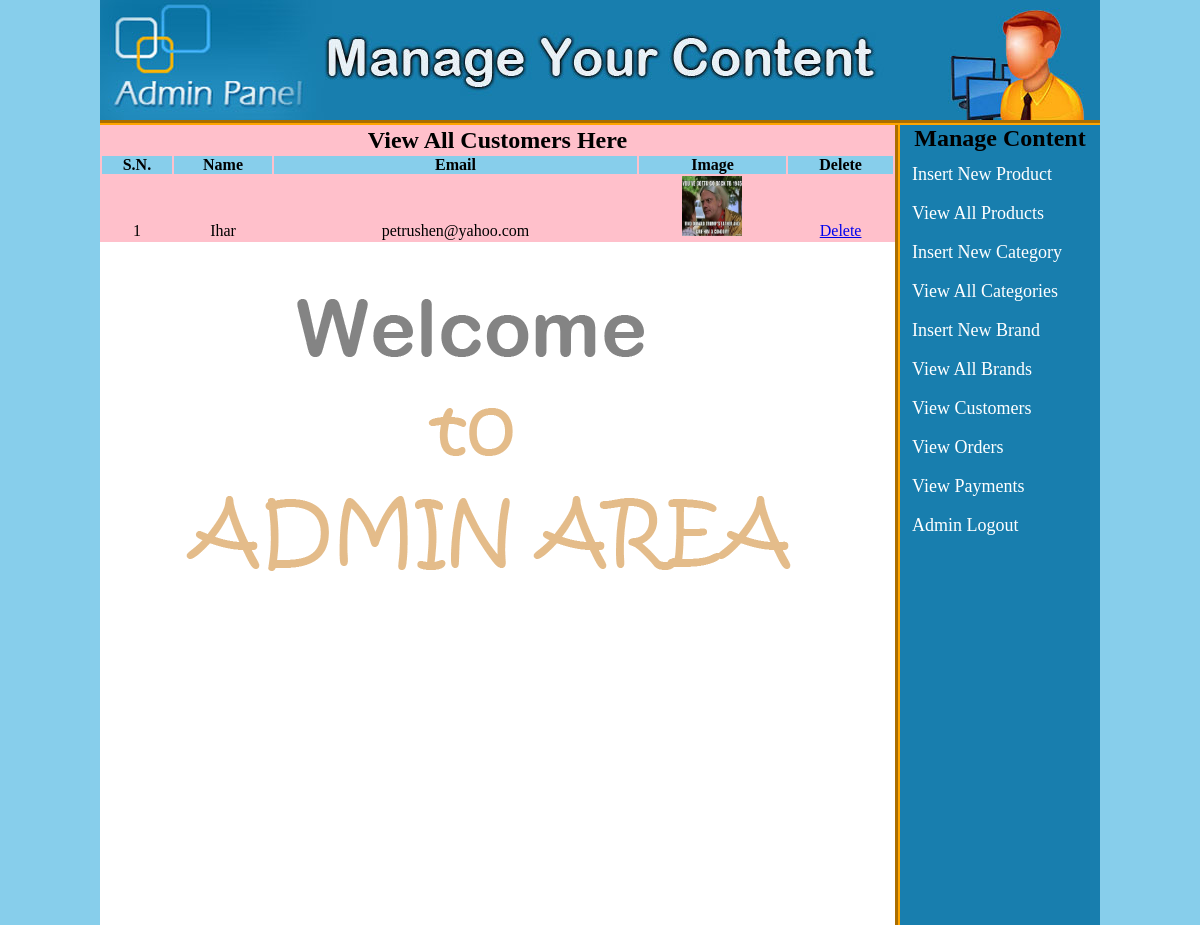
/myshop/admin_area/index.php?view_customers (signed in), run on the app's committed database.
### tables this page shows
CREATE TABLE IF NOT EXISTS `customers` (
  `customer_id` int(10) NOT NULL AUTO_INCREMENT,
  `customer_ip` varchar(255) NOT NULL,
  `customer_name` text NOT NULL,
  `customer_email` varchar(100) NOT NULL,
  `customer_pass` varchar(100) NOT NULL,
  `customer_country` text NOT NULL,
  `customer_city` text NOT NULL,
  `customer_contact` varchar(255) NOT NULL,
  `customer_address` text NOT NULL,
  `customer_image` text NOT NULL,
  PRIMARY KEY (`customer_id`)
);

### myshop/admin_area/view_customers.php (the view)
<?php
if(!isset($_SESSION['user_email'])){
	echo "<script>window.open('login.php?not_admin=You are not an Admin!','_self')</script>";
} else {
	?>
<table width = "795" align = "center" bgcolor = "Pink">
	<tr align="center">
		<td colspan="6"><h2>View All Customers Here</h2></td>
	</tr>
	<tr align="center" bgcolor="SkyBlue">
		<th>S.N.</th>
		<th>Name</th>
		<th>Email</th>
		<th>Image</th>
		<th>Delete</th>
	</tr>
	<?php
	include("includes/db.php");
	$get_c = "SELECT * FROM customers";
	$run_c = mysqli_query($con, $get_c);
	$i = 0;
	while($row_c = mysqli_fetch_array($run_c)){
		$c_id = $row_c['customer_id'];
		$c_name = $row_c['customer_name'];
		$c_email = $row_c['customer_email'];
		$c_image = $row_c['customer_image'];
		$i++;
	 ?>
	 <tr align="center">
	 	<td><?php echo $i; ?></td>
	 	<td><?php echo $c_name; ?></td>
	 	<td><?php echo $c_email; ?></td>
	 	<td><img src="../customer/customer_images/<?php echo $c_image; ?>" width="60" height="60"></td>
	 	<td><a href="delete_c.php?delete_c=<?php echo $c_id; ?>">Delete</a></td>
	 </tr>
	 <?php } } ?>
</table>

### myshop/admin_area/styles/style.css (style rules this page uses)
html, body, div, span, applet, object, iframe, h1, h2, h3, h4, h5, h6, p, blockquote, pre, a, abbr, acronym, address, big, cite, code, del, dfn, em, img, ins, kbd, q, s, samp, small, strike, strong, sub, sup, tt, var, b, u, i, center, dl, dt, dd, ol, ul, li, fieldset, form, label, legend, table, caption, tbody, tfoot, thead, tr, th, td, article, aside, canvas, details, embed, figure, figcaption, footer, header, hgroup, menu, nav, output, ruby, section, summary, time, mark, audio, video { margin: 0; padding: 0; border: 0; vertical-align: baseline; }
body { background: SkyBlue; }

### data on the page
customers: customer_name "Ihar", customer_email "petrushen@yahoo.com", customer_image (picture)
